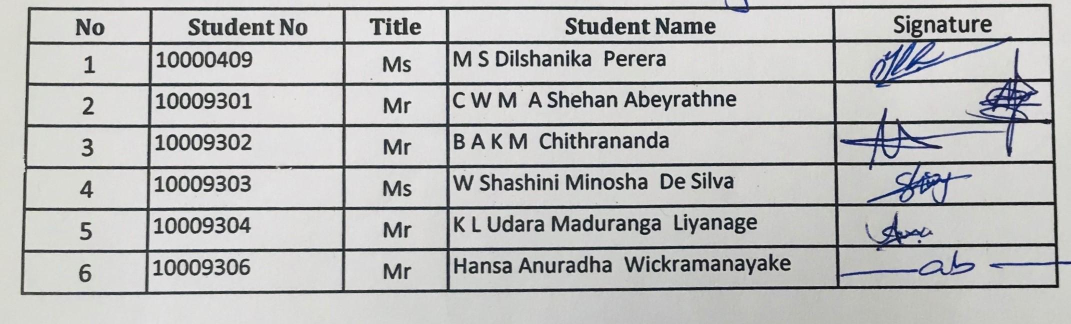
#> input picture src/uploads/0_original.jpg, 2141 x 648 px (shown at 1/2 size)
$ python -i TableLinesRemover.py   (imports and definitions only)
#> lines starting #> are read from the running program, lines starting #| are printed output that depends on the picture; after the words box and inside, x2 and y2 are one past the last pixel; in counts of white or black regions, pixels touching at a corner belong together
#> further down, picture is the input picture: PIL image 2141x648 RGB; mean R, G, B 186.6, 187.1, 186.7
import cv2
from PIL import Image, ImageOps
from skimage.morphology import rectangle, binary_erosion, binary_dilation
import numpy as np


class TableLinesRemover:
    def __init__(self, image):
        self.image = image

    # Read image - PIL Image
    def read_image(self):
        pass

    # Store processed image - PIL Image
    def store_process_image(self, output_path, image):
        image.save(output_path)

    # Convert image to grayscale - PIL Image
    def convert_image_to_grayscale(self):
        self.grayscale_image = ImageOps.grayscale(self.image)

    # Threshold image - PIL Image
    def threshold_image(self):
        threshold_value = 150  # Adjust the threshold value as needed
        self.thresholded_image = self.grayscale_image.point(
            lambda p: 255 if p > threshold_value else 0)
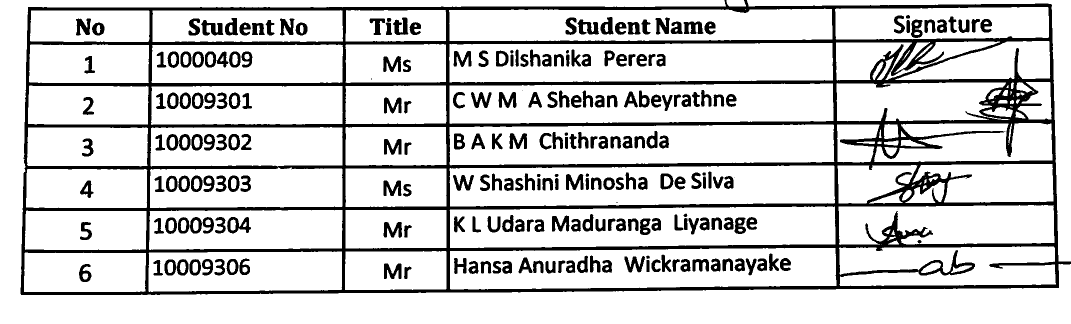
#> self.thresholded_image: PIL image 2141x648 L (shown at 1/2 size); 82.8% white; 243 black regions (4 under 20 px), largest, box (x1, y1, x2, y2) and area: (41, 0, 2141, 590) 151156, (454, 434, 502, 467) 786, (402, 40, 447, 71) 777

    # Invert image - PIL Image
    def invert_image(self):
        self.inverted_image = ImageOps.invert(self.thresholded_image)

    # Extracting vertical lines - skimage
    # erosion vertical lines
    def v_erosion_image(self, iterations):
#> called with iterations = 12
        image_array = np.array(self.inverted_image)
        vertical_kernel = rectangle(6, 1)
        eroded_image_array = image_array.copy()  # Make a copy to preserve original
        for _ in range(iterations):
            eroded_image_array = binary_erosion(
                eroded_image_array, vertical_kernel)
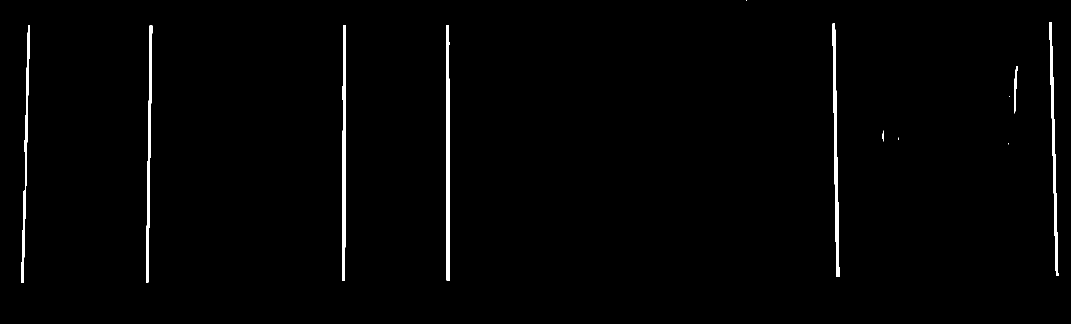
#> eroded_image_array: shape (648, 2141) bool (shown at 1/2 size); 1.2% white; 12 white regions (4 under 20 px), largest, box (x1, y1, x2, y2) and area: (892, 50, 900, 561) 3202, (1665, 47, 1679, 554) 3016, (684, 50, 691, 562) 2887
        self.v_eroded_image = Image.fromarray(eroded_image_array)

    # dilation vertical lines - skimage
    def v_dilation_image(self, iterations):
#> called with iterations = 10
        image_array = np.array(self.v_eroded_image)
        vertical_kernel = rectangle(6, 1)
        dilated_image_array = image_array.copy()  # Make a copy to preserve original
        for _ in range(iterations):
            dilated_image_array = binary_dilation(
                dilated_image_array, vertical_kernel)
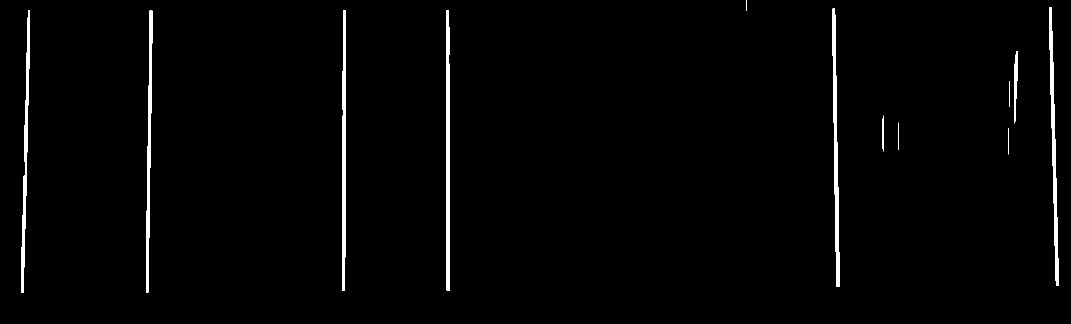
#> dilated_image_array: shape (648, 2141) bool (shown at 1/2 size); 1.6% white; 12 white regions, largest, box (x1, y1, x2, y2) and area: (1665, 17, 1679, 574) 3716, (892, 20, 900, 581) 3652, (2098, 14, 2117, 572) 3529
        self.v_dilated_image = Image.fromarray(dilated_image_array)

    # extracting horizontal lines
    # erosion horizontal lines - skimage
    def h_erosion_image(self, iterations):
#> called with iterations = 12
        image_array = np.array(self.inverted_image)
        horizontal_kernel = rectangle(1, 6)
        eroded_image_array = image_array.copy()  # Make a copy to preserve original
        for _ in range(iterations):
            eroded_image_array = binary_erosion(
                eroded_image_array, horizontal_kernel)
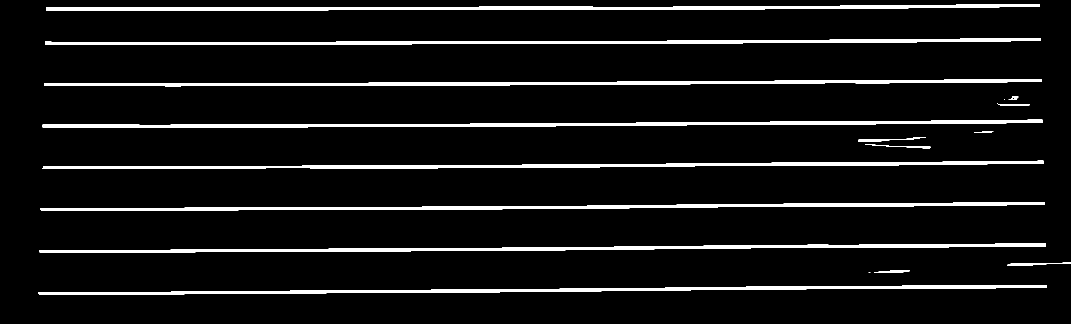
#> eroded_image_array: shape (648, 2141) bool (shown at 1/2 size); 6.9% white; 18 white regions (2 under 20 px), largest, box (x1, y1, x2, y2) and area: (88, 158, 2084, 173) 12067, (85, 239, 2086, 255) 11999, (81, 404, 2090, 422) 11818
        self.h_eroded_image = Image.fromarray(eroded_image_array)

    # dilation horizontal lines - skimage
    def h_dilation_image(self, iterations):
#> called with iterations = 10
        image_array = np.array(self.h_eroded_image)
        horizontal_kernel = rectangle(1, 6)
        dilated_image_array = image_array.copy()  # Make a copy to preserve original
        for _ in range(iterations):
            dilated_image_array = binary_dilation(
                dilated_image_array, horizontal_kernel)
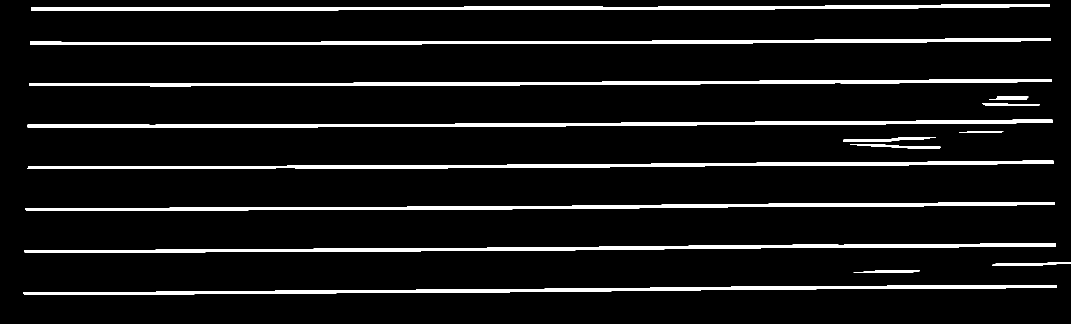
#> dilated_image_array: shape (648, 2141) bool (shown at 1/2 size); 7.6% white; 15 white regions, largest, box (x1, y1, x2, y2) and area: (58, 158, 2104, 173) 12867, (55, 239, 2106, 255) 12849, (47, 570, 2114, 590) 12754
        self.h_dilated_image = Image.fromarray(dilated_image_array)

    # Blending vertical and horizontal lines
    def blend_images(self, weight1, weight2, gamma=0.0):
#> called with weight1 = 1, weight2 = 1, gamma = 0
        v_dilated_image_array = np.array(self.v_dilated_image)
        h_dilated_image_array = np.array(self.h_dilated_image)
        # numpy array used for blending (calculate on image data)
        blended_array = (weight1 * v_dilated_image_array +
                         weight2 * h_dilated_image_array + gamma).astype(np.uint8)
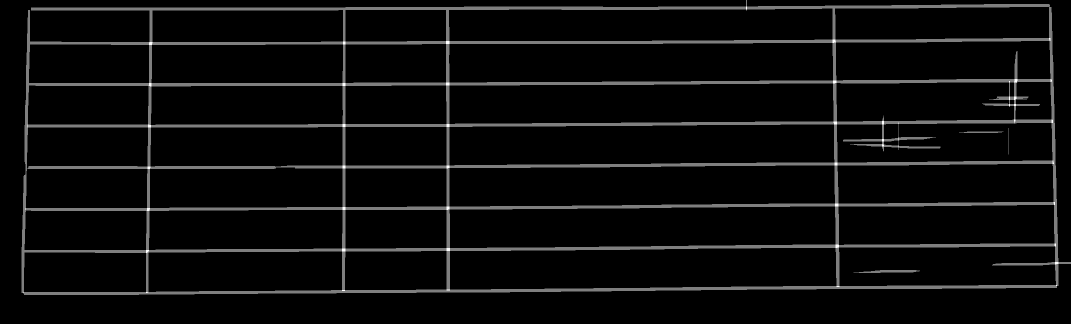
#> blended_array: shape (648, 2141) (shown at 1/2 size); min 0, max 2, mean 0.0916; drawn with min black and max white

        # Normalize the blended array to [0, 255]
        blended_array = ((blended_array - blended_array.min()) /
                         (blended_array.max() - blended_array.min()) * 255).astype(np.uint8)
        # PIL image used for visualization(convert np to PIL)
        self.blended_image = Image.fromarray(blended_array)

    def threshold_blended_image(self):
        threshold_value = 120  # Adjust the threshold value as needed
        self.thresholded_blended_image = self.blended_image.point(
            lambda p: 255 if p > threshold_value else 0)
#> self.thresholded_blended_image: PIL image 2141x648 L; 9.1% white; 4 white regions, box (x1, y1, x2, y2) and area: (43, 0, 2141, 590) 124949, (1707, 540, 1840, 546) 528, (1918, 263, 2007, 266) 227, (2016, 256, 2017, 309) 53

    def dilate_combined_image_to_make_lines_thicker(self):
        kernel = cv2.getStructuringElement(cv2.MORPH_RECT, (3, 3))
        img_array = np.array(self.thresholded_blended_image)
        self.combined_image_dilated = cv2.dilate(
            img_array, kernel, iterations=6)
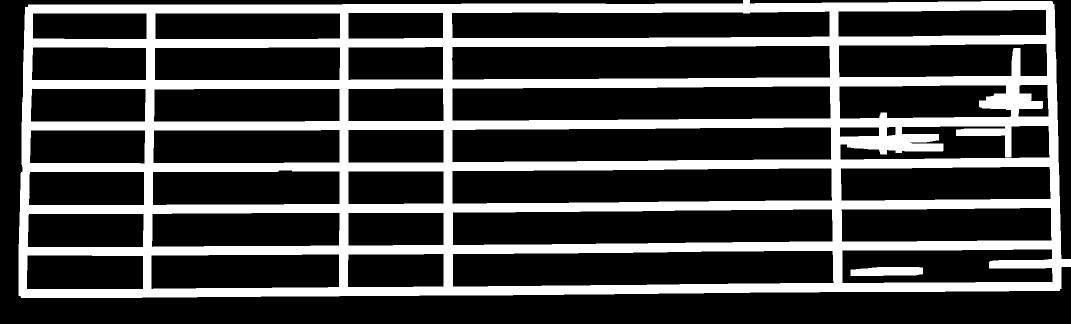
#> self.combined_image_dilated: shape (648, 2141) (shown at 1/2 size); 26.6% white; 2 white regions, box (x1, y1, x2, y2) and area: (37, 0, 2141, 596) 367005, (1701, 534, 1846, 552) 2340
        self.combined_image_dilated = Image.fromarray(
            self.combined_image_dilated)

    # [20 lines of commented-out code are left out]

    def execute(self):
        self.read_image()
        self.store_process_image(
            "./uploads/TableLineRemover/16_original_img_with_padding.jpg", self.image)
        self.convert_image_to_grayscale()
        self.store_process_image(
            "./uploads/TableLineRemover/17_grayscaled.jpg", self.grayscale_image)
        self.threshold_image()
        self.store_process_image(
            "./uploads/TableLineRemover/18_thresholded.jpg", self.thresholded_image)
        self.invert_image()
        self.store_process_image(
            "./uploads/TableLineRemover/19_inverteded.jpg", self.inverted_image)
        self.v_erosion_image(iterations=12)
        self.store_process_image(
            "./uploads/TableLineRemover/20_vertical_eroded.jpg", self.v_eroded_image)
        self.v_dilation_image(iterations=10)
        self.store_process_image(
            "./uploads/TableLineRemover/21_vertical_dilated.jpg", self.v_dilated_image)
        self.h_erosion_image(iterations=12)
        self.store_process_image(
            "./uploads/TableLineRemover/22_horizontal_eroded.jpg", self.h_eroded_image)
        self.h_dilation_image(iterations=10)
        self.store_process_image(
            "./uploads/TableLineRemover/23_horizontal_dilated.jpg", self.h_dilated_image)
        self.blend_images(1, 1)
        self.store_process_image(
            "./uploads/TableLineRemover/24_blended.jpg", self.blended_image)
        self.threshold_blended_image()
        self.store_process_image(
            "./uploads/TableLineRemover/25_thresholded_blended_image.jpg", self.thresholded_blended_image)
        self.dilate_combined_image_to_make_lines_thicker()
        self.store_process_image(
            "./uploads/TableLineRemover/26_dilated_combined_image.jpg", self.combined_image_dilated)
        # self.subtract_combined_and_dilated_image_from_original_image()
        # self.store_process_image(
        #     "./uploads/TableLineRemover/11_image_without_lines.jpg", self.image_without_lines)
        # self.remove_noise_with_erode_and_dilate()
        # self.store_process_image(
        #     "./uploads/TableLineRemover/12_image_without_lines_noise_removed.jpg", self.image_without_lines_noise_removed)
        # return self.image_without_lines_noise_removed
        return self.thresholded_blended_image

>>> from PIL import Image
>>> picture = Image.open('uploads/0_original.jpg')
>>> result = TableLinesRemover(picture).execute()

$ run again, on src/uploads/14_perspective_corrected.jpg
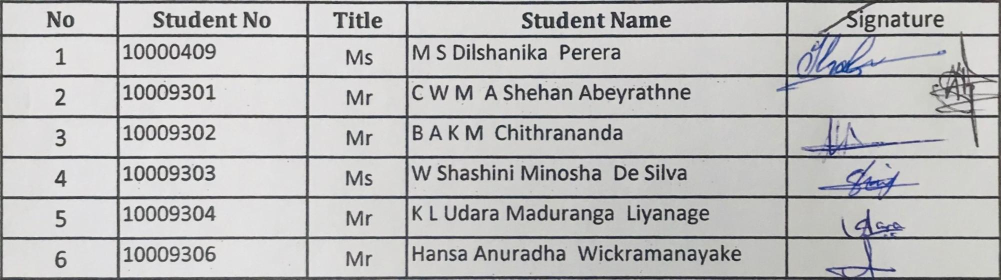
#> input picture src/uploads/14_perspective_corrected.jpg, 2001 x 559 px (shown at 1/2 size)
#> picture is the input picture: PIL image 2001x559 RGB; mean R, G, B 187.6, 187.5, 187.5
#> in threshold_image, `self.thresholded_image = self.grayscale_image.point( lambda p: 255 if ..`:
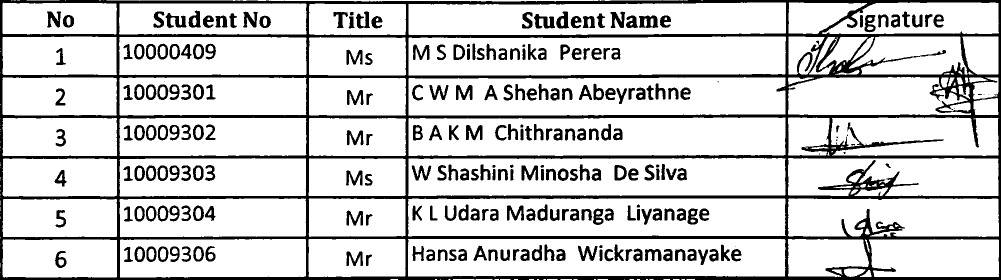
#> self.thresholded_image: PIL image 2001x559 L (shown at 1/2 size); 82.2% white; 257 black regions (16 under 20 px), largest, box (x1, y1, x2, y2) and area: (0, 0, 2001, 559) 126432, (1068, 28, 1110, 57) 686, (1278, 31, 1317, 56) 649
#> self.v_eroded_image: PIL image 2001x559 1; 1.3% white; 9 white regions (1 under 20 px), largest, box (x1, y1, x2, y2) and area: (1571, 0, 1577, 559) 2762, (612, 38, 618, 559) 2627, (233, 37, 240, 559) 2611
#> self.v_dilated_image: PIL image 2001x559 1; 1.5% white; 8 white regions, largest, box (x1, y1, x2, y2) and area: (612, 8, 618, 559) 2877, (233, 7, 240, 559) 2841, (1571, 0, 1577, 559) 2812
#> self.h_eroded_image: PIL image 2001x559 1; 7.4% white; 14 white regions (3 under 20 px), largest, box (x1, y1, x2, y2) and area: (0, 0, 2001, 9) 10477, (0, 149, 2001, 157) 10452, (0, 391, 2001, 398) 10371
#> self.h_dilated_image: PIL image 2001x559 1; 7.8% white; 13 white regions, largest, box (x1, y1, x2, y2) and area: (0, 0, 2001, 9) 11057, (0, 149, 2001, 157) 10932, (0, 472, 2001, 479) 10858
#> self.thresholded_blended_image: PIL image 2001x559 L; 9.1% white; 4 white regions, box (x1, y1, x2, y2) and area: (0, 0, 2001, 559) 101640, (1642, 376, 1761, 379) 345, (1659, 534, 1751, 537) 222, (1749, 286, 1819, 288) 108
#> in dilate_combined_image_to_make_lines_thicker, `self.combined_image_dilated = cv2.dilate( img_array, kernel, iteration..`:
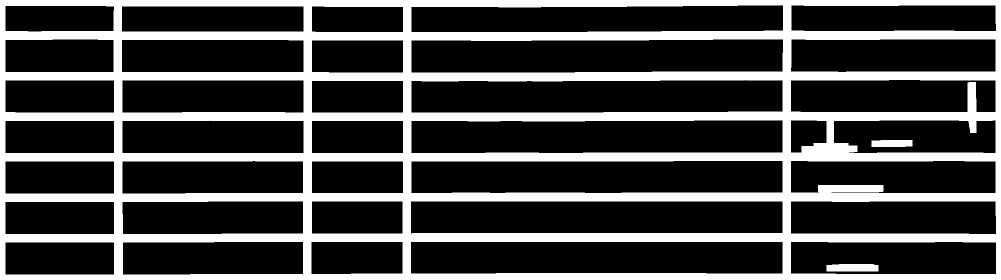
#> self.combined_image_dilated: shape (559, 2001) (shown at 1/2 size); 27.3% white; 3 white regions, box (x1, y1, x2, y2) and area: (0, 0, 2001, 559) 302222, (1653, 528, 1757, 543) 1506, (1743, 280, 1825, 294) 1116
